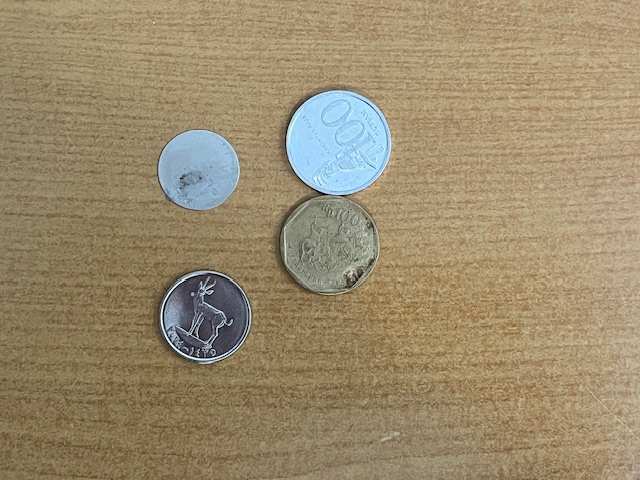
#> input picture AIQ - Management Trainee Assignment - Challenge_1 (1).jpg, 640 x 480 px
$ jupyter execute --allow-errors 'AIQ – Assignment for Management Trainee Roles.ipynb'
#> lines starting #> are read from the running program, lines starting #| are printed output that depends on the picture; after the words box and inside, x2 and y2 are one past the last pixel; in counts of white or black regions, pixels touching at a corner belong together
# AIQ – Assignment for Management Trainee Roles

## Challenge 1

[cell 1]
import cv2
import numpy as np


img = cv2.imread("AIQ - Management Trainee Assignment - Challenge_1 (1).jpg")
#> img is the input picture: shape (480, 640, 3); mean B, G, R 110, 139.4, 155.7
hsv = cv2.cvtColor(img,cv2.COLOR_BGR2HSV)
#> hsv: shape (480, 640, 3); mean H, S, V 25, 85.3, 159.2


range1 = (23,0,0)
range2 = (255,255,255)
mask = cv2.inRange(hsv,range1,range2)
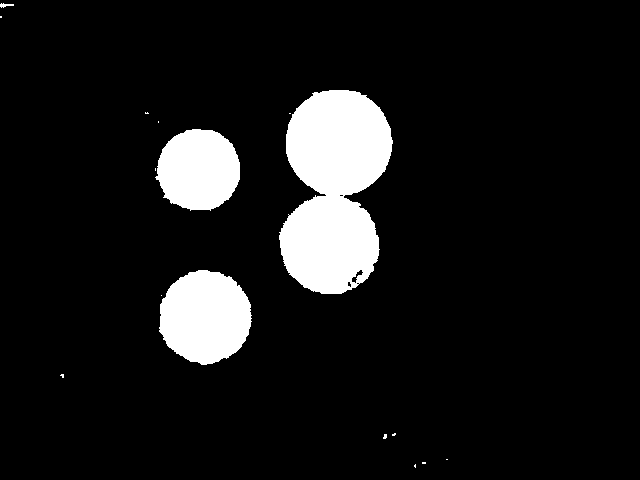
#> mask: shape (480, 640); 9.4% white; 16 white regions (12 under 20 px), largest, box (x1, y1, x2, y2) and area: (279, 90, 393, 294) 16611, (159, 270, 252, 365) 6763, (155, 129, 240, 211) 5383, (0, 3, 14, 8) 38


kernel = cv2.getStructuringElement(cv2.MORPH_ELLIPSE, (7,7))
mask = cv2.morphologyEx(mask, cv2.MORPH_OPEN, kernel)
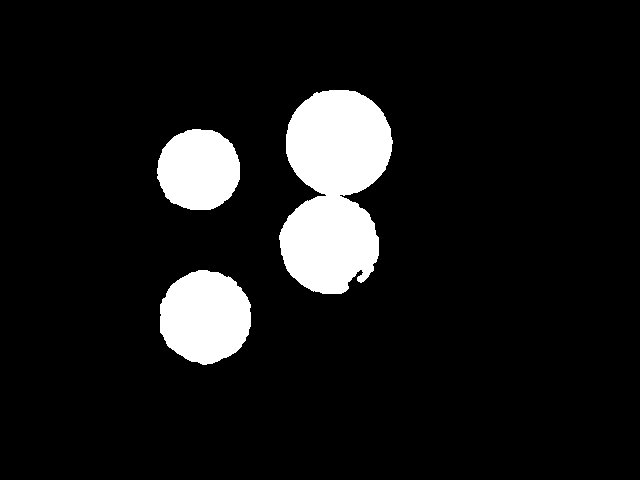
#> mask: shape (480, 640); 9.3% white; 3 white regions, box (x1, y1, x2, y2) and area: (279, 90, 393, 294) 16490, (160, 270, 251, 365) 6728, (157, 129, 240, 210) 5361
mask = cv2.morphologyEx(mask, cv2.MORPH_CLOSE, kernel)
#> mask: shape (480, 640); 9.3% white; 3 white regions, box (x1, y1, x2, y2) and area: (279, 90, 393, 294) 16576, (160, 270, 251, 365) 6731, (157, 129, 240, 210) 5365

mask = cv2.merge([mask,mask,mask])

mask_inv = 255 - mask

white = np.full_like(img, (255,255,255))

img_masked = cv2.bitwise_and(img, mask)
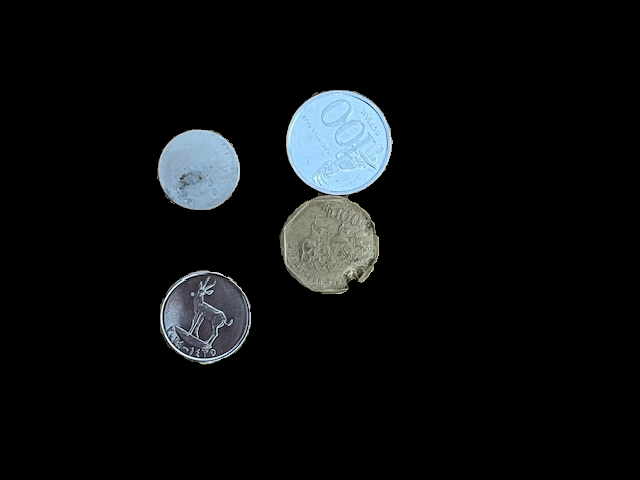
#> img_masked: shape (480, 640, 3); mean B, G, R 15.8, 14.7, 12.8

white_masked = cv2.bitwise_and(white, mask_inv)
#> white: shape (480, 640, 3); every value is 255

result = cv2.add(img_masked, mask_inv)
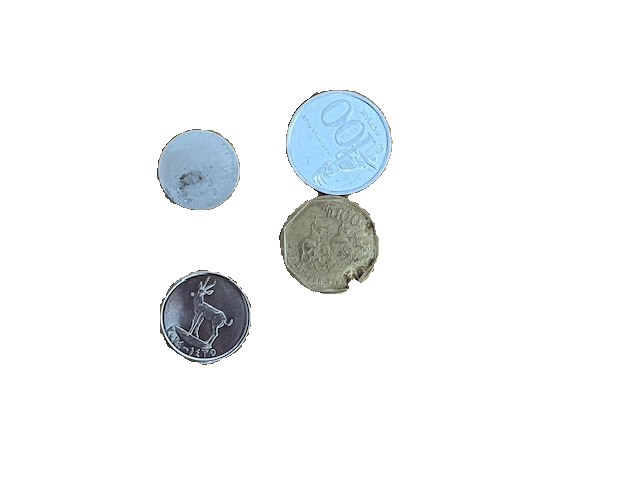
#> result: shape (480, 640, 3); mean B, G, R 247, 245.9, 244

cv2.imwrite("coin_mask.png", mask)
cv2.imwrite("coin_white_background.jpg", result)
#> Out = True
